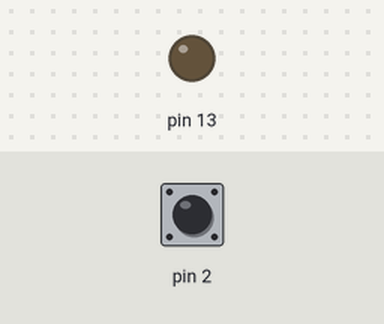
The sketch below on a simulated Arduino Uno, built with avr-gcc and run on an emulated ATmega328P. Shown: output pins drawn as LEDs (lit = HIGH). Inputs (shaded band) come from the test bench; at power-on: pin 2 HIGH.

Above: at 1.2 s.
1.3 s: pin 2 pulled LOW for 0.15 s
At 1.4 s:
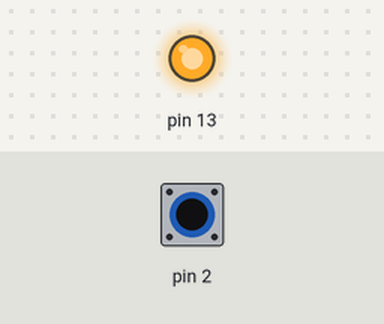
3.0 s: pin 2 pulled LOW for 3.2 s
At 7.2 s:
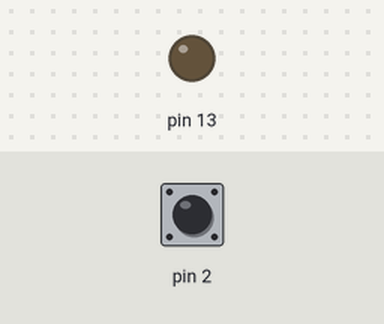
Timing chart, 0 to 8.7 s (numbered marks = the images above; inputs shaded):
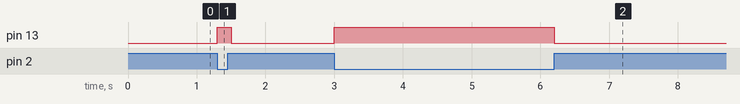

Measured:
- after the input at 1.3 s, pin 13: LOW → HIGH at once, → LOW 0.20 s later
- after the input at 3.0 s, pin 13: LOW → HIGH at once, → LOW 3.2 s later

The sketch:

switch_test.ino
```cpp
void setup() {
  // put your setup code here, to run once:
  Serial.begin(9600);
  pinMode(2, INPUT_PULLUP);
  pinMode(13, OUTPUT);
}

void loop() {
  // put your main code here, to run repeatedly:

  if (digitalRead(2) == HIGH) {
    digitalWrite(13, LOW);
  } else {
    digitalWrite(13, HIGH);
  }

  delay(100);
}
```
